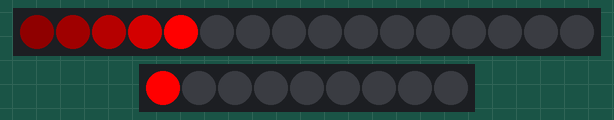
Bench run of a sketch on a simulated Arduino Uno, built with avr-gcc and run on an emulated ATmega328P. On the bench: 16 RGB LEDs in strip order, left to right, 9 RGB LEDs in strip order, left to right.

Above: at 0.05 s.
At 5.62 s:
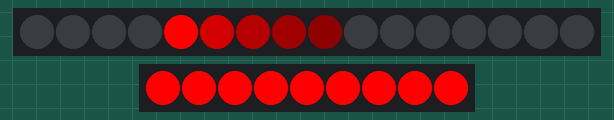
At 11.19 s:
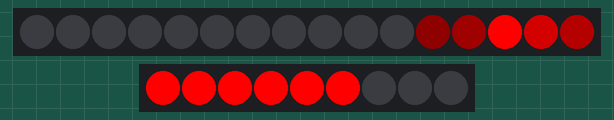
At 22.28 s:
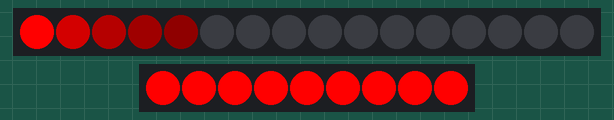
At 30.84 s:
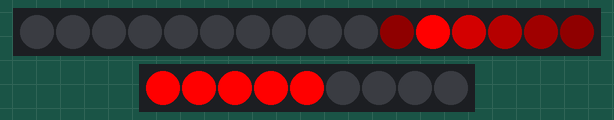
At 39.44 s:
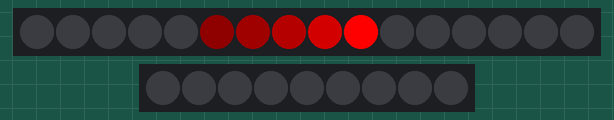

The sketch:

storm_trooper.ino
```cpp
#include <Adafruit_NeoPixel.h>
#ifdef __AVR__
#include <avr/power.h>
#endif

#define CHEST_PIN 1
#define CHEST_COUNT 16
#define WIPE_PIN 2
#define WIPE_COUNT 9

int chest_pos = 4;  //Starting chest position
bool chest_going_up = true;

int wipe_pos = 0;
int wipe_extra_delay = 5;

// Parameter 1 = number of pixels in strip
// Parameter 2 = Arduino pin number (most are valid)
// Parameter 3 = pixel type flags, add together as needed:
//   NEO_KHZ800  800 KHz bitstream (most NeoPixel products w/WS2812 LEDs)
//   NEO_KHZ400  400 KHz (classic 'v1' (not v2) FLORA pixels, WS2811 drivers)
//   NEO_GRB     Pixels are wired for GRB bitstream (most NeoPixel products)
//   NEO_RGB     Pixels are wired for RGB bitstream (v1 FLORA pixels, not v2)
//   NEO_RGBW    Pixels are wired for RGBW bitstream (NeoPixel RGBW products)
Adafruit_NeoPixel chest_strip = Adafruit_NeoPixel(CHEST_COUNT, CHEST_PIN, NEO_GRB + NEO_KHZ800);
Adafruit_NeoPixel wipe_strip = Adafruit_NeoPixel(WIPE_COUNT, WIPE_PIN, NEO_GRB + NEO_KHZ800);

// IMPORTANT: To reduce NeoPixel burnout risk, add 1000 uF capacitor across
// pixel power leads, add 300 - 500 Ohm resistor on first pixel's data input
// and minimize distance between Arduino and first pixel.  Avoid connecting
// on a live circuit...if you must, connect GND first.

void setup() {
  chest_strip.begin();
  chest_strip.show(); // Initialize all pixels to 'off'

  wipe_strip.begin();
  wipe_strip.show();

}

void loop() {
  uint8_t pos;  //Used for position to set

  // Red Swoosh
  if (chest_going_up) {
    pos = abs(chest_pos - 5);
    chest_strip.setPixelColor(pos, chest_strip.Color(0, 0, 0));
    pos = abs(chest_pos - 4);
    chest_strip.setPixelColor(pos, chest_strip.Color(15, 0, 0));
    pos = abs(chest_pos - 3);
    chest_strip.setPixelColor(pos, chest_strip.Color(31, 0, 0));
    pos = abs(chest_pos - 2);
    chest_strip.setPixelColor(pos, chest_strip.Color(63, 0, 0));
    pos = abs(chest_pos - 1);
    chest_strip.setPixelColor(pos, chest_strip.Color(127, 0, 0));
    pos = chest_pos;
    chest_strip.setPixelColor(pos, chest_strip.Color(255, 0, 0));
    chest_strip.show();
    chest_pos += 1;
    if (chest_pos > 15) {
      chest_pos = 15;
      chest_going_up = false;
    }
  } else {
    if (chest_pos + 5 > 15) {
      pos = 16 - 4 - (15 - chest_pos);
    } else {
      pos = chest_pos + 5;
    }
    chest_strip.setPixelColor(pos, chest_strip.Color(0, 0, 0));
    if (chest_pos + 4 > 15) {
      pos = 16 - 3 - (15 - chest_pos);
    } else {
      pos = chest_pos + 4;
    }
    chest_strip.setPixelColor(pos, chest_strip.Color(15, 0, 0));
    if (chest_pos + 3 > 15) {
      pos = 16 - 2 - (15 - chest_pos);
    } else {
      pos = chest_pos + 3;
    }
    chest_strip.setPixelColor(pos, chest_strip.Color(31, 0, 0));
    if (chest_pos + 2 > 15) {
      pos = 16 - 1 - (15 - chest_pos);
    } else {
      pos = chest_pos + 2;
    }
    chest_strip.setPixelColor(pos, chest_strip.Color(63, 0, 0));
    if (chest_pos + 1 > 15) {
      pos = 16 - 0 - (15 - chest_pos);
    } else {
      pos = chest_pos + 1;
    }
    chest_strip.setPixelColor(pos, chest_strip.Color(127, 0, 0));
    pos = chest_pos;
    chest_strip.setPixelColor(pos, chest_strip.Color(255, 0, 0));
    chest_strip.show();
    chest_pos -= 1;
    if (chest_pos < 0) {
      chest_pos = 0;
      chest_going_up = true;
    }
  }

  // RedWipe
  if (wipe_pos < WIPE_COUNT) {
    wipe_strip.setPixelColor(wipe_pos, wipe_strip.Color(255, 0, 0));
    wipe_strip.show();
    wipe_pos += 1;
  } else if (wipe_pos < WIPE_COUNT + wipe_extra_delay) {
    wipe_pos +=1;
  } else {
    for (int i = 0; i < WIPE_COUNT; i++) {
      wipe_strip.setPixelColor(i, wipe_strip.Color(0, 0, 0));
    }
    wipe_strip.show();
    wipe_pos = 0;
  }

  delay(100);

}
```
